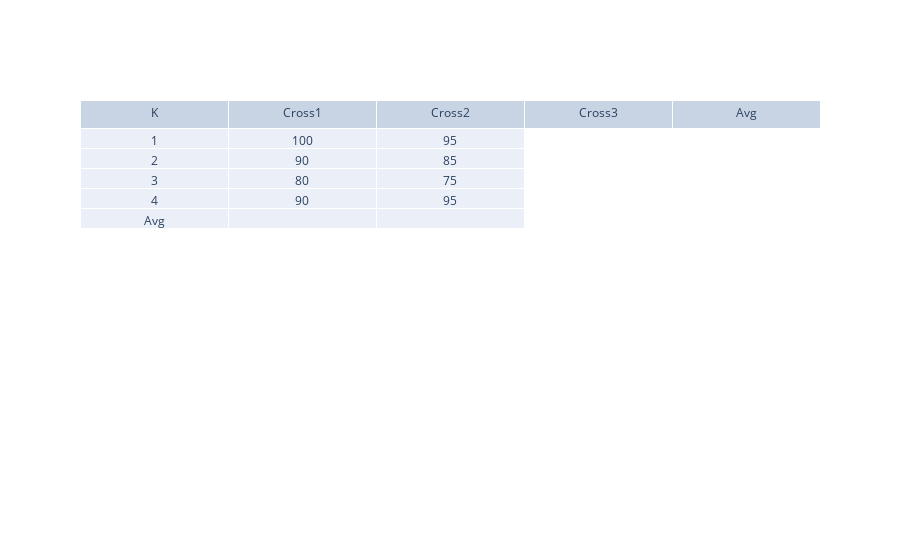

The code cell stored with this chart in its notebook:
### Code cell
# import plotly.graph_objects as go
fig = go.Figure(data=[go.Table(
    header=dict(
        values=['K','Cross1','Cross2','Cross3','Avg']
    ),
    cells=dict(
        values=[[1,2,3,4,'Avg'],[100, 90, 80, 90], [95, 85, 75, 95]])
    )
])
fig.show()

### Figure 1 — Plotly figure (JSON) as saved in the notebook; plotly's stock layout.template omitted (floating-point values rounded to 4 significant figures)
{"data": [{"cells": {"values": [[1, 2, 3, 4, "Avg"], [100, 90, 80, 90], [95, 85, 75, 95]]}, "header": {"values": ["K", "Cross1", "Cross2", "Cross3", "Avg"]}, "type": "table"}], "layout": {}}
